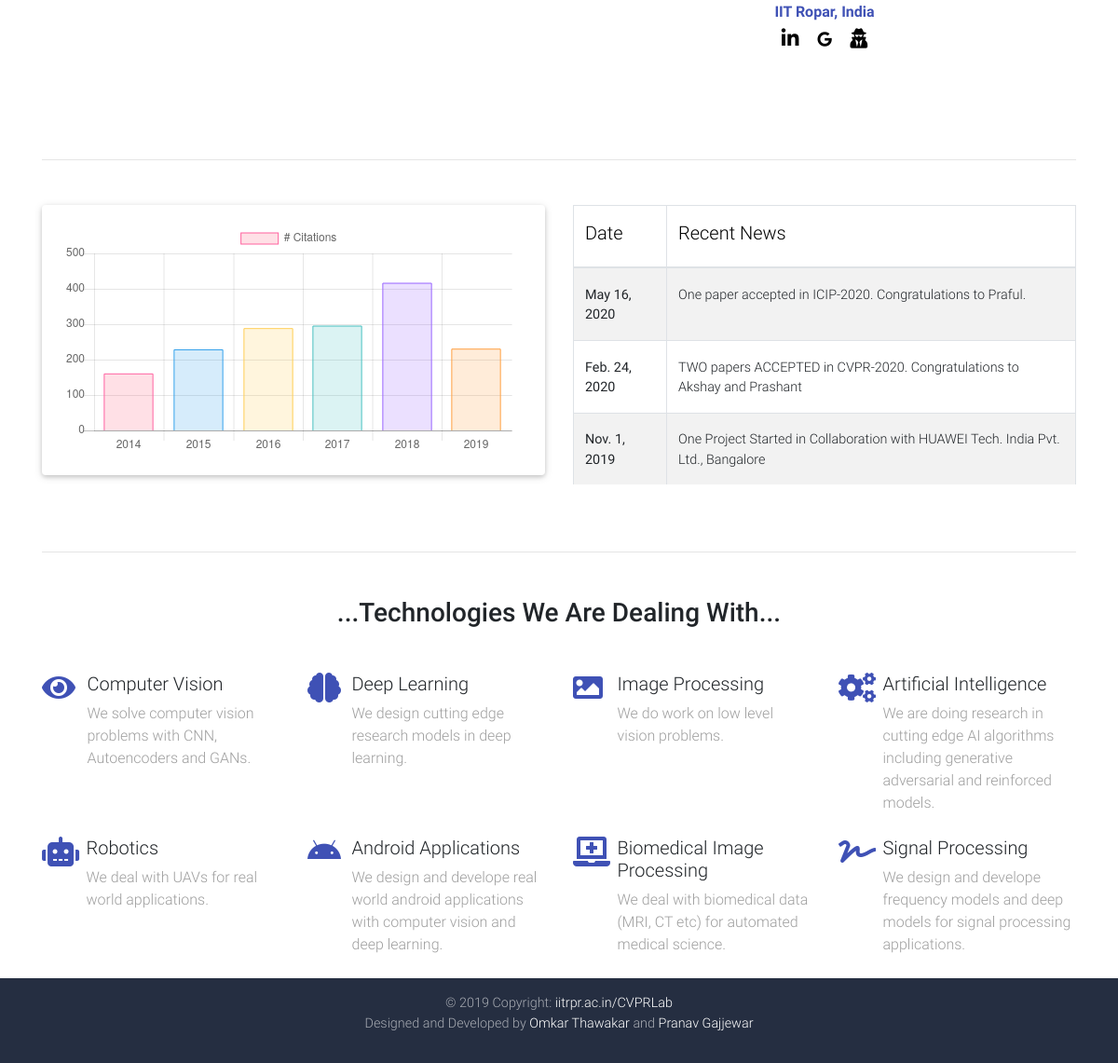
Before: / (lower part) with the older database file.
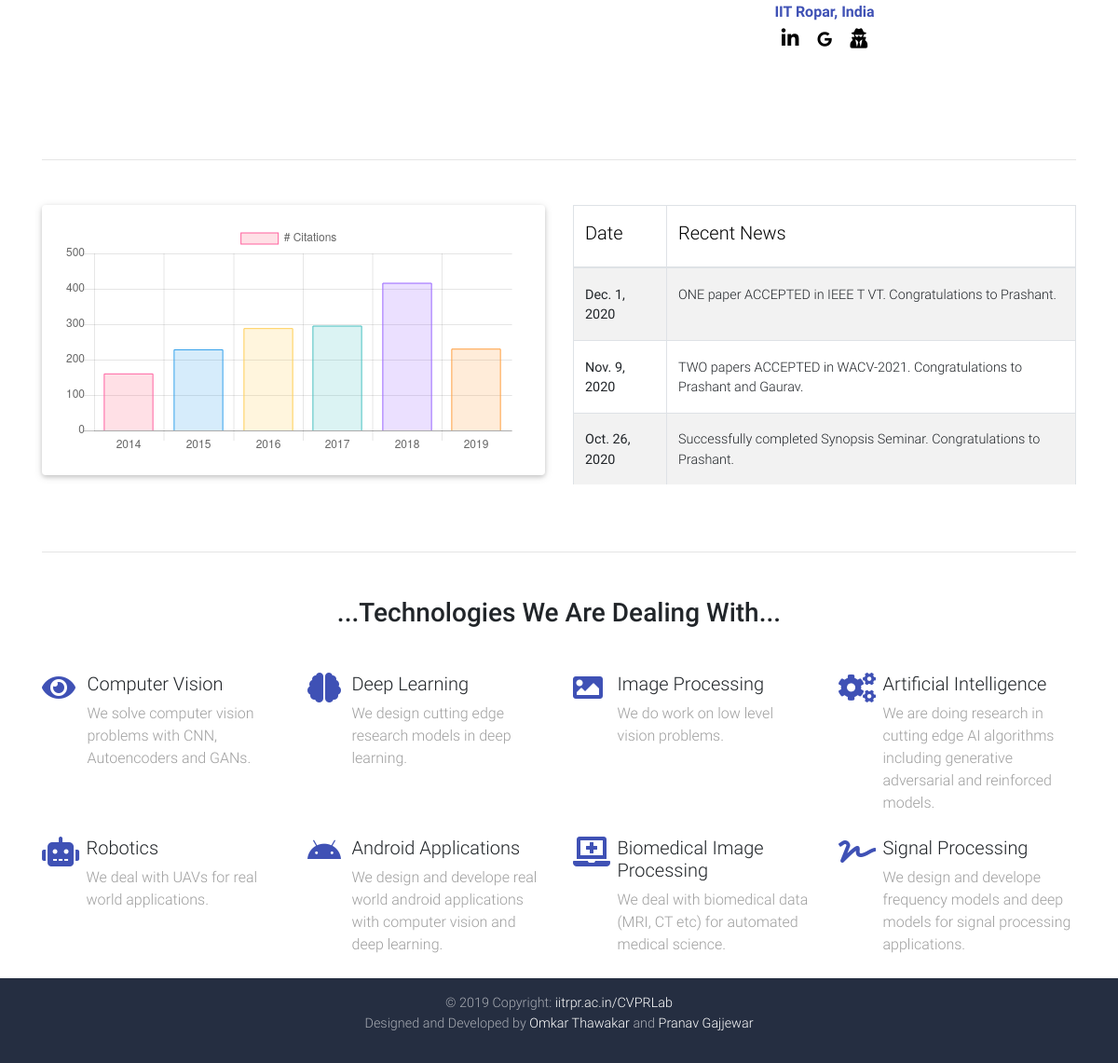
After: the same page with the newer database file.
### labsite/models.py (models this page shows, shortened)
class News(models.Model):
    news = models.CharField(max_length=500)
    date = models.DateField(default=datetime.datetime.now)

### labsite/views.py (the view)
# urls.py: 2. Add a URL to urlpatterns:  path('', views.home, name='home')
def home(request):
    news = News.objects.all().order_by('-date')
    return render(request, template_name='labsite/index.html', context={'news': news})

### labsite/templates/labsite/index.html (shortened to what the changed rows need)
{% extends 'labsite/base.html' %}
{% load static %}
{% block content %}
  <main>
    <div class="container">
    <br>
    <br>
    <br>
        <br>
      <section class="mt-5 wow fadeIn">
        <div class="row">
          <div class="col-md-6 mb-4">
            <div class="table-wrapper-scroll-y my-custom-scrollbar">
              <table class="table table-bordered table-striped mb-0">
                <thead>
                  <tr>
                    <th scope="col" width="100px"><h5 class="black-text">Date</h5></th>
                    <th scope="col"><h5 class="black-text">Recent News</h5></th>
                  </tr>
                </thead>
                <tbody>
                {% for news_ in news %}
                  <tr>
                    <th scope="row">{{ news_.date }}</th>
                    <td>{{ news_.news }}</td>
                  </tr>
                {% endfor %}
                </tbody>
              </table>
            </div>
          </div>
        </div>
      </section>
      <section>
        <h2 class="my-5 h3 text-center">...Technologies We Are Dealing With...</h2>
      </section>
    </div>
  </main>
{% endblock %}

Changed rows visible on the page:
no longer on this page (row unchanged): News: date "May 16, 2020", news "One paper accepted in ICIP-2020. Congratulations to Praful."
no longer on this page (row unchanged): News: date "Feb. 24, 2020", news "TWO papers ACCEPTED in CVPR-2020. Congratulations to Akshay and Prashant"
removed News: date "Nov. 1, 2019", news "One Project Started in Collaboration with HUAWEI Tech. India Pvt. Ltd., Bangalore"
added News: date "Dec. 1, 2020", news "ONE paper ACCEPTED in IEEE T VT. Congratulations to Prashant."
added News: date "Nov. 9, 2020", news "TWO papers ACCEPTED in WACV-2021. Congratulations to Prashant and Gaurav."
added News: date "Oct. 26, 2020", news "Successfully completed Synopsis Seminar. Congratulations to Prashant."
